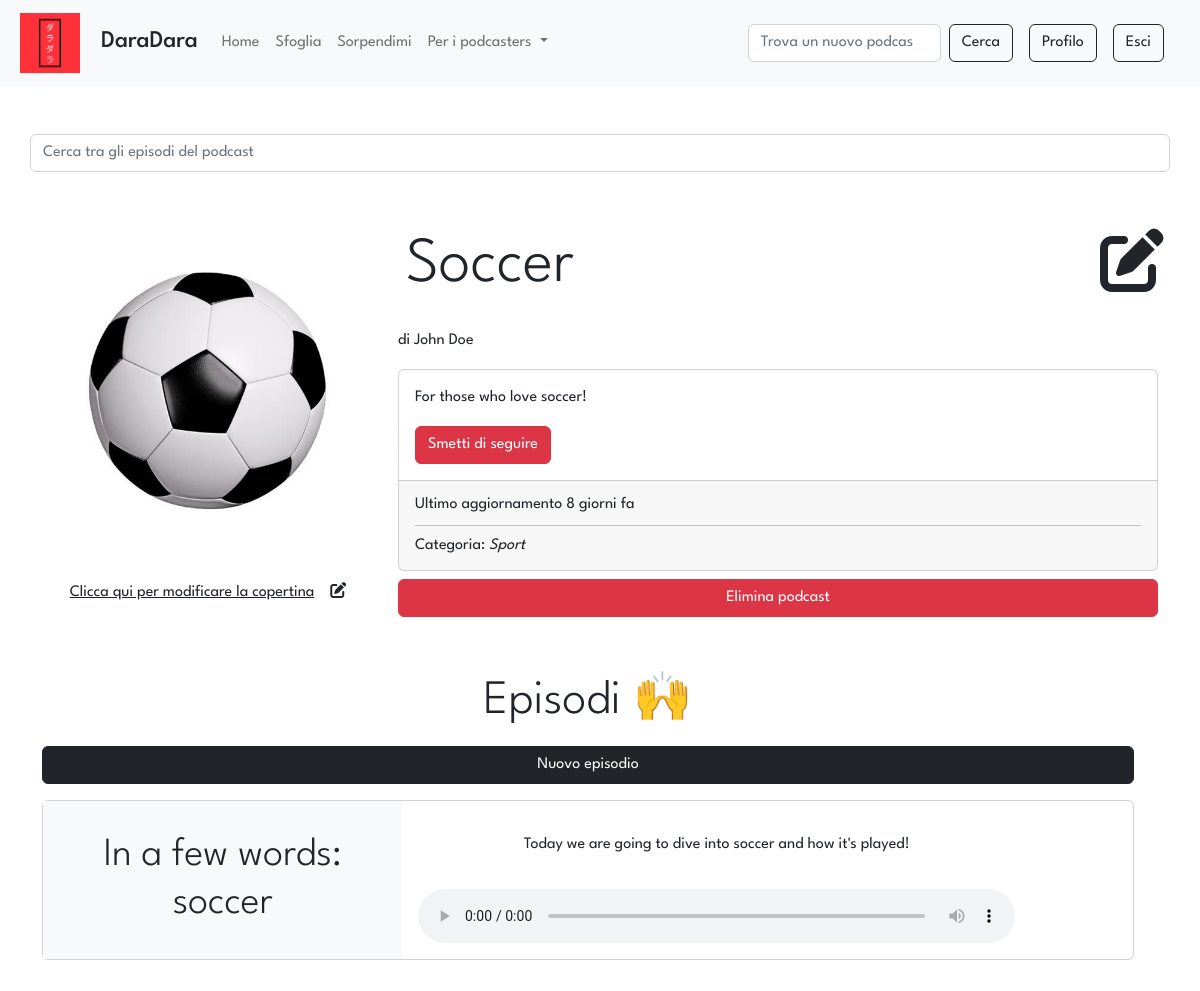
Page /podcast/1 (signed in, upper part) on the earlier database version.
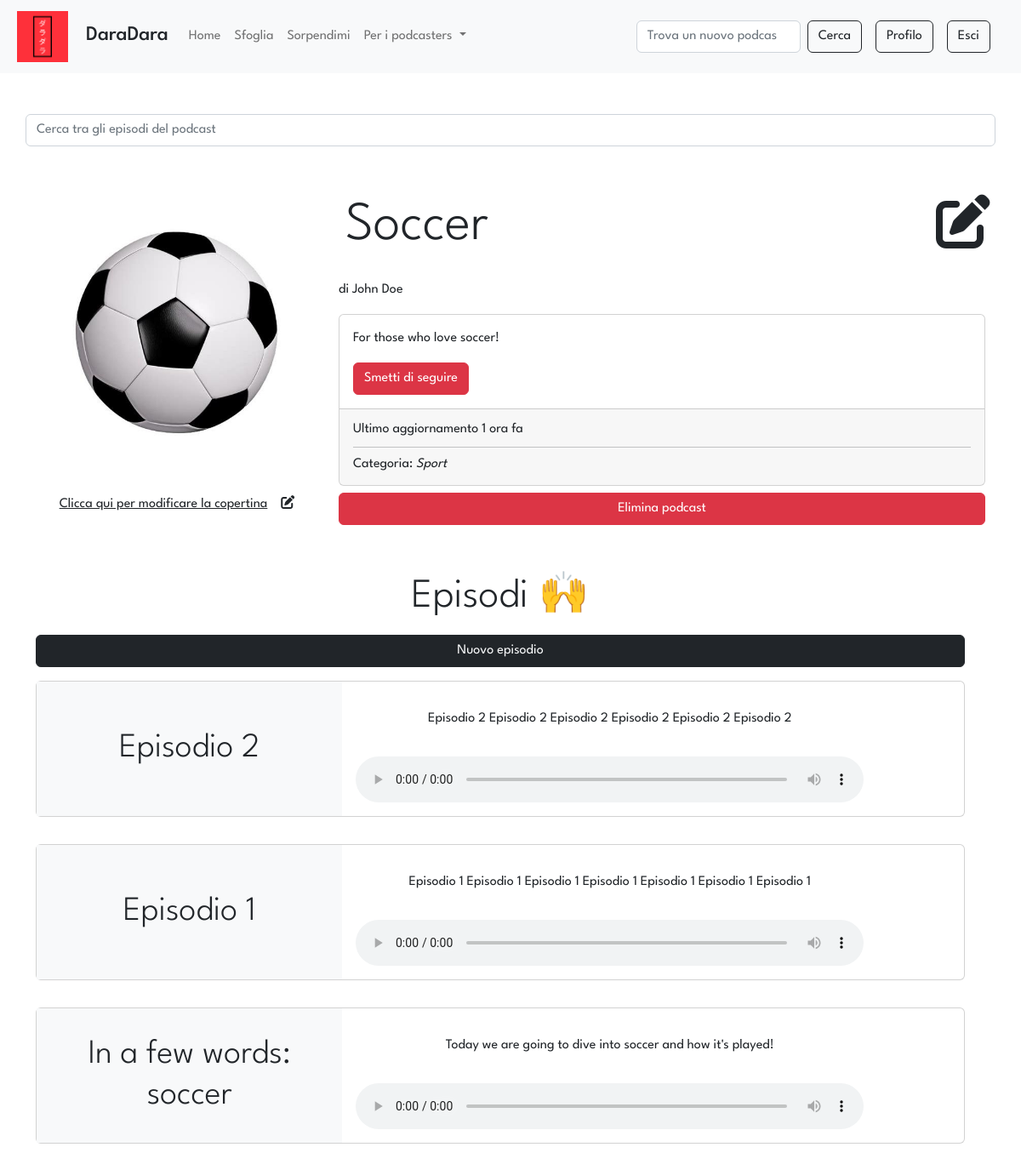
Same page on the later database version.
### tables this page shows
CREATE TABLE "podcasts" (
	"id"	INTEGER NOT NULL UNIQUE,
	"title"	TEXT NOT NULL UNIQUE,
	"desc"	TEXT NOT NULL,
	"img"	TEXT NOT NULL,
	"id_user"	INTEGER NOT NULL,
	FOREIGN KEY("id_user") REFERENCES "users"("id"),
	PRIMARY KEY("id" AUTOINCREMENT)
);

CREATE TABLE "users" (
	"id"	INTEGER NOT NULL UNIQUE,
	"email"	TEXT NOT NULL UNIQUE,
	"password"	TEXT NOT NULL,
	"name"	TEXT NOT NULL,
	"surname"	TEXT NOT NULL,
	"propic"	TEXT NOT NULL,
	"priv_owned"	INTEGER NOT NULL DEFAULT 0,
	"priv_follows"	INTEGER NOT NULL DEFAULT 0,
	"priv_saves"	INTEGER NOT NULL DEFAULT 0,
	"bio"	TEXT,
	PRIMARY KEY("id" AUTOINCREMENT)
);

CREATE TABLE "categories" (
	"id_podcast"	INTEGER NOT NULL,
	"tag"	TEXT NOT NULL,
	FOREIGN KEY("id_podcast") REFERENCES "podcasts"("id"),
	PRIMARY KEY("tag","id_podcast")
);

CREATE TABLE "episodes" (
	"id"	INTEGER NOT NULL UNIQUE,
	"title"	TEXT NOT NULL,
	"description"	TEXT NOT NULL,
	"audio"	TEXT NOT NULL,
	"timestamp"	TEXT NOT NULL,
	"id_podcast"	INTEGER NOT NULL,
	FOREIGN KEY("id_podcast") REFERENCES "podcasts"("id"),
	PRIMARY KEY("id" AUTOINCREMENT)
);

### app.py (the view)
@app.route('/podcast/<int:id>')
def podcast(id: int):
    podcast = dao.get_podcast(id)
    if podcast:
        creator = dao.get_user(podcast['id_user'])
        row_last_update = dao.get_last_update(id)
        last_update = row_last_update['last_update'] # type: ignore
        if last_update:
            last_update = days_ago(last_update)
        else:
            last_update = False
        episodes = dao.get_episodes(id_podcast = id)
        category = dao.get_category(id)
        is_owner = False
        is_following = False
        if current_user.is_authenticated: # type: ignore
           is_following = dao.is_following(id_user=current_user.id, id_pod=id) # type: ignore
           is_owner = podcast['id_user'] == current_user.id # type: ignore
        session['last_podcast_visited'] = id
        session['previous_url'] = request.url
        return render_template('podcast.html', id=id, podcast=podcast, episodes=episodes, category=category, last_update=last_update, creator=creator, is_following=is_following, is_owner=is_owner)
    else:
        flash(message='Il podcast cercato non esiste', category='warning')
        return redirect(session.get('previous_url', '/'))

### app.py (called while the page is built)
@login_manager.user_loader
def load_user(user_id):
    return User(dao.get_user(user_id))

### data/dao.py (called while the page is built)
def is_following(id_user, id_pod):
    conn, cursor = connect()
    is_following = False
    try:
        sql = 'SELECT * FROM follows WHERE id_podcast = ? AND id_user = ?'
        cursor.execute(sql, (id_pod, id_user))
        follows = cursor.fetchone()
        if follows:
            is_following = True
    except Exception as e:
        print(e)
    close(conn, cursor)
    return is_following

def get_category(id_podcast):
    conn, cursor = connect()
    tags = False
    try:
        sql = 'SELECT * FROM categories WHERE id_podcast = ?'
        cursor.execute(sql, (id_podcast,))
        tags = cursor.fetchone()
    except Exception as e:
        print(e)
    close(conn, cursor)
    return tags

def get_episodes(id_podcast):
    conn, cursor = connect()
    episodes = []
    try:
        sql = 'SELECT * FROM episodes WHERE id_podcast = ? ORDER BY timestamp DESC'
        cursor.execute(sql, (id_podcast,))
        episodes = cursor.fetchall()
    except Exception as e:
        print(e)
    close(conn, cursor)
    return episodes

def get_user(id):
    conn, cursor = connect()
    user = False
    try:
        sql = 'SELECT * FROM users WHERE id = ?'
        cursor.execute(sql, (id,))
        user = cursor.fetchone()
    except Exception as e:
        print(e)
    close(conn, cursor)
    return user

def get_last_update(id_pod):
    conn, cursor = connect()
    date = False
    try:
        sql = "SELECT MAX(timestamp) as 'last_update' FROM podcasts, episodes WHERE podcasts.id = episodes.id_podcast AND podcasts.id = ?"
        cursor.execute(sql, (id_pod,))
        date = cursor.fetchone()
    except Exception as e:
        print(e)
    close(conn, cursor)
    return date

def get_podcast(id):
    conn, cursor = connect()
    podcast = False
    try:
        sql = 'SELECT * FROM podcasts WHERE id = ?'
        cursor.execute(sql, (id,))
        podcast = cursor.fetchone()
    except Exception as e:
        print(e)
    close(conn, cursor)
    return podcast

def connect():
    conn = sqlite3.connect(PATH)
    conn.row_factory = sqlite3.Row
    cursor = conn.cursor()
    return conn, cursor

def close(conn, cursor):
    cursor.close()
    conn.close()

### templates/podcast.html (shortened to what this page needs)
{% extends 'layout.html' %}
{% block stylesheets %}<link rel="stylesheet" href="{{url_for('static', filename='stylesheets/podcast.css')}}">{% endblock %}
{% block content %}
    <div class="row d-flex justify-content-center align-items-center">
        <input class="col-12 form-control mx-2 mb-5" id="searchbar" type="search" placeholder="Cerca tra gli episodi del podcast">
    </div>
    <div class="row">
        <div class="col-12 col-lg-4 row d-flex justify-content-center align-items-center">
            <img src="{{url_for('static', filename='uploads/images/covers/{0}{1}'.format(podcast.id, podcast.img))}}" alt="Immagine podcast" class="col-12  img-fluid p-1 p-lg-2 podcast-img">
            {% if is_owner %}
            <a class="text-center vanilla-a" data-bs-toggle="modal" data-bs-target="#editCover">Clicca qui per modificare la copertina<i class="fa-solid fa-pen-to-square ms-3"></i></a>
            {% endif %}
        </div>
        <div class="col">
            <div class="row mx-0 mx-lg-2 mx-lg-0 my-2 d-flex justify-content-between align-content-center display-3">
                <p class="col-8 text-wrap ps-1 ps-lg-0">{{podcast.title}}</p>
                {% if is_owner %}
                <a class="col-1 fa-solid fa-pen-to-square mx-3 me-lg-0 pe-0" data-bs-toggle="modal" data-bs-target="#editPodcast"></a>
                {% endif %}
            </div>
            <div class="row"><p><a href="{{url_for('profile', id=creator.id)}}">di {{creator.name}} {{creator.surname}}</a></p></div>
            <div class="card">
                <div class="card-body">
                    <p class="card-text">{{podcast.desc}}</p>
                    {% if not is_following %}
                    <a href="{{url_for('follow', id=id)}}" class="btn btn-light btn-outline-dark">Segui podcast</a>
                    {% else %}
                    <a href="{{url_for('unfollow', id=id)}}" class="text-white btn btn-danger">Smetti di seguire</a>
                    {% endif %}
                </div>
                <div class="card-footer d-flex flex-column justify-content-evenly">
                    {% if last_update %}
                    <p class="m-0 mt-1">Ultimo aggiornamento {{last_update}}</p>
                    <hr class="my-2">
                    {% endif %}
                    <p class="m-0 mb-1">Categoria: <i>{{category.tag|capitalize}}</i></p>
                </div>
            </div>
            {% if is_owner %}
            <div class="row mx-2 mx-lg-0 my-2 d-flex justify-content-center align-content-center display-5">
                <button type="button" class="btn btn-danger" data-bs-toggle="modal" data-bs-target="#deletePodcastModal">
                    Elimina podcast
                </button>
            </div>
            {% endif %}
        </div>
    </div>
    <div class="row mt-5">
        <div class="row d-flex justify-content-center display-5">Episodi 🙌</div>
        {% if is_owner %}
        <div class="row d-flex justify-content-center">
            <div class="row mt-3">
                <a href = "{{ url_for('new_episode', id_pod = id) }}" class="row g-0 btn btn-dark text-light d-flex justify-content-center align-content-center ">Nuovo episodio</a>
            </div>
        </div>
        {% endif %}
        {% if episodes %}
            {% for episode in episodes %}
            <div class="row d-flex justify-content-center">
                <div class="row mt-3 episode">
                    <div class="card mb-3 ps-0">
                        <div class="row g-0">
                            <a href="{{ url_for('episode', id_pod=id, id_ep=episode.id) }}" class="col-md-4 bg-light d-flex justify-content-center align-items-center">
                                <p class="episode-title text-center display-6 mx-2 my-4">{{episode.title}}</p>
                            </a>
                            <div class="col-md-7">
                                <div class="card-body row g-2">
                                    {% if current_user.is_authenticated %}
                                    <a href="{{ url_for('episode', id_pod=id, id_ep=episode.id) }}" class="d-flex justify-content-center align-items-center my-4">
                                        <p class="episode-description card-text text-center">{{episode.description}}</p>
                                    </a>
                                    <audio controls class="w-100">
                                        <source src="{{url_for('static', filename='uploads/audios/'+episode.id|string+episode.audio)}}" type="audio/{{mime_type}}">
                                    </audio>
                                    {% endif %}
                                </div>
                            </div>
                        </div>
                    </div>
                </div>
            </div>
            {% endfor%}
        {% endif %}
    </div>
{% endblock %}

### templates/layout.html (shortened to what this page needs)
<!DOCTYPE html>
<html lang="it">
<head>
    <link href="https://cdn.jsdelivr.net/npm/bootstrap@5.2.3/dist/css/bootstrap.min.css" rel="stylesheet">
    <link href="{{url_for('static', filename='stylesheets/layout.css')}}" rel="stylesheet">
    {% block stylesheets %}{% endblock %}
</head>
<body>
    <nav class="navbar navbar-expand-lg bg-light sticky-top">
        <div class="container-fluid mx-2">
            <a class="navbar-brand" href="{{ url_for('index') }}">
                <img class="img-fluid nav-img" src="{{url_for('static', filename='ico/daradara_medium.png')}}" alt="Logo DaraDara">
                <h4 class="d-inline-block mt-0 ms-3">DaraDara</h4>
            </a>
            <div class="collapse navbar-collapse" id="navbarSupportedContent">
            <ul class="navbar-nav me-auto mb-2 mb-lg-0">
                <li class="nav-item">
                <a class="nav-link {% block homeActive %}{% endblock %}" aria-current="page" href="{{url_for('index')}}">Home</a>
                </li>
                <li class="nav-item">
                <a class="nav-link {% block searchActive %}{% endblock %}" href="{{url_for('categories')}}">Sfoglia</a>
                </li>
                <li class="nav-item">
                    <a class="nav-link" href="{{url_for('random_pod')}}">Sorpendimi</a>
                </li>
                <li class="nav-item dropdown">
                <a class="nav-link dropdown-toggle" href="#" role="button" data-bs-toggle="dropdown" aria-expanded="false">
                    Per i podcasters
                </a>
                </li>
            </ul>
            <form class="d-flex" role="search" action="{{url_for('categories')}}">
                <input id="input-searchCategories" class="form-control me-2" type="search" name="query" placeholder="Trova un nuovo podcast" aria-label="Search">
                <button id="searchCategories" class="btn btn-light btn-outline-dark" type="submit">Cerca</button>
            </form>
            {% if not current_user.is_authenticated %}
            <a href = "{{url_for('login')}}" id="loginBtn" class="btn btn-light btn-outline-dark my-3 my-lg-0 mx-lg-3">Accedi</a>
            {% else %}
            <a href="{{url_for('profile', id = current_user.id)}}" id="profileBtn" class="btn btn-light btn-outline-dark my-3 my-lg-0 mx-lg-3">Profilo</a>
            <a href = "{{url_for('logout')}}" id="logoutBtn" class="btn btn-light btn-outline-dark my-3 my-lg-0 me-lg-3">Esci</a>
            {% endif %}
            </div>
        </div>
    </nav>
    <div class="container mt-5">
        {% block content %}{% endblock %}
    </div>
</body>
</html>

### static/stylesheets/layout.css (style rules this page uses)
* { font-family: 'League Spartan', sans-serif; }
img { max-width: 800px; max-height: 800px; }
a:not(.stock-a, .vanilla-a, .nav-link) { color: inherit; text-decoration: none; }
.vanilla-a { color: inherit; }
.nav-img { max-width: 60px; max-height: 60px; }

### static/stylesheets/podcast.css (style rules this page uses)
.podcast-img { max-height: 300px; max-width: 300px; }

Differences in the rows shown:
added episodes: title "Episodio 2", description "Episodio 2 Episodio 2 Episodio 2 Episodio 2 Episodio 2 Episodio 2"
added episodes: title "Episodio 1", description "Episodio 1 Episodio 1 Episodio 1 Episodio 1 Episodio 1 Episodio 1 Episodio 1"
Other differences:
{{ last_update }}: "8 giorni fa" → "1 ora fa"
